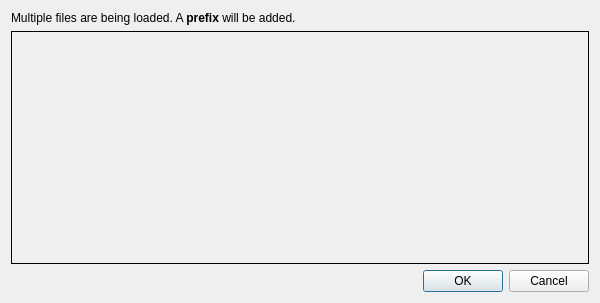
<?xml version="1.0" encoding="UTF-8"?>
<ui version="4.0">
 <class>DialogMultifilePrefix</class>
 <widget class="QDialog" name="DialogMultifilePrefix">
  <property name="geometry">
   <rect>
    <x>0</x>
    <y>0</y>
    <width>600</width>
    <height>303</height>
   </rect>
  </property>
  <property name="minimumSize">
   <size>
    <width>600</width>
    <height>0</height>
   </size>
  </property>
  <property name="windowTitle">
   <string>Dialog</string>
  </property>
  <layout class="QVBoxLayout" name="verticalLayout">
   <item>
    <widget class="QLabel" name="label">
     <property name="text">
      <string>&lt;html&gt;&lt;head/&gt;&lt;body&gt;&lt;p&gt;Multiple files are being loaded. A &lt;span style=&quot; font-weight:600;&quot;&gt;prefix&lt;/span&gt; will be added.&lt;/p&gt;&lt;/body&gt;&lt;/html&gt;</string>
     </property>
     <property name="wordWrap">
      <bool>true</bool>
     </property>
    </widget>
   </item>
   <item>
    <widget class="QFrame" name="frame">
     <property name="frameShape">
      <enum>QFrame::Box</enum>
     </property>
     <property name="frameShadow">
      <enum>QFrame::Plain</enum>
     </property>
     <layout class="QVBoxLayout" name="verticalLayoutFrame">
      <item>
       <spacer name="verticalSpacer">
        <property name="orientation">
         <enum>Qt::Vertical</enum>
        </property>
        <property name="sizeHint" stdset="0">
         <size>
          <width>20</width>
          <height>191</height>
         </size>
        </property>
       </spacer>
      </item>
     </layout>
    </widget>
   </item>
   <item>
    <widget class="QDialogButtonBox" name="buttonBox">
     <property name="orientation">
      <enum>Qt::Horizontal</enum>
     </property>
     <property name="standardButtons">
      <set>QDialogButtonBox::Cancel|QDialogButtonBox::Ok</set>
     </property>
    </widget>
   </item>
  </layout>
 </widget>
 <resources/>
 <connections>
  <connection>
   <sender>buttonBox</sender>
   <signal>accepted()</signal>
   <receiver>DialogMultifilePrefix</receiver>
   <slot>accept()</slot>
   <hints>
    <hint type="sourcelabel">
     <x>248</x>
     <y>254</y>
    </hint>
    <hint type="destinationlabel">
     <x>157</x>
     <y>274</y>
    </hint>
   </hints>
  </connection>
  <connection>
   <sender>buttonBox</sender>
   <signal>rejected()</signal>
   <receiver>DialogMultifilePrefix</receiver>
   <slot>reject()</slot>
   <hints>
    <hint type="sourcelabel">
     <x>316</x>
     <y>260</y>
    </hint>
    <hint type="destinationlabel">
     <x>286</x>
     <y>274</y>
    </hint>
   </hints>
  </connection>
 </connections>
</ui>
